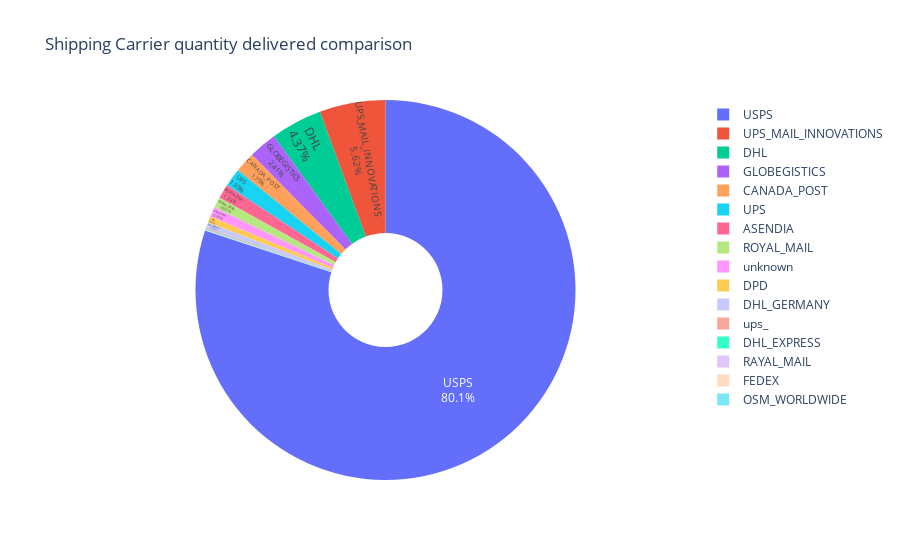

The notebook cell saved with this chart:
### Markdown cell above
# Why should or shouldn’t we try to use those two for all orders?

### Code cell
tr = carrier_perf
val = carrier_perf['QUANTITY']

fig = px.pie(tr, values=val, names=tr.index, title='Shipping Carrier quantity delivered comparison', hole=0.3)
fig.update_traces(textposition='inside', textinfo='percent+label')

fig.show()

### Figure 1 — Plotly figure (JSON) as saved in the notebook; plotly's stock layout.template omitted (floating-point values rounded to 4 significant figures)
{"data": [{"domain": {"x": [0, 1], "y": [0, 1]}, "hole": 0.3, "hovertemplate": "SHIPMENT_CARRIER=%{label}<br>QUANTITY=%{value}<extra></extra>", "labels": ["USPS", "UPS_MAIL_INNOVATIONS", "DHL", "GLOBEGISTICS", "CANADA_POST", "UPS", "ASENDIA", "ROYAL_MAIL", "unknown", "DPD", "DHL_GERMANY", "ups_", "DHL_EXPRESS", "RAYAL_MAIL", "FEDEX", "OSM_WORLDWIDE"], "legendgroup": "", "name": "", "showlegend": true, "textinfo": "percent+label", "textposition": "inside", "type": "pie", "values": [11824, 830, 646, 356, 258, 229, 181, 134, 124, 79, 74, 12, 10, 7, 2, 1]}], "layout": {"legend": {"tracegroupgap": 0}, "title": {"text": "Shipping Carrier quantity delivered comparison"}}}
